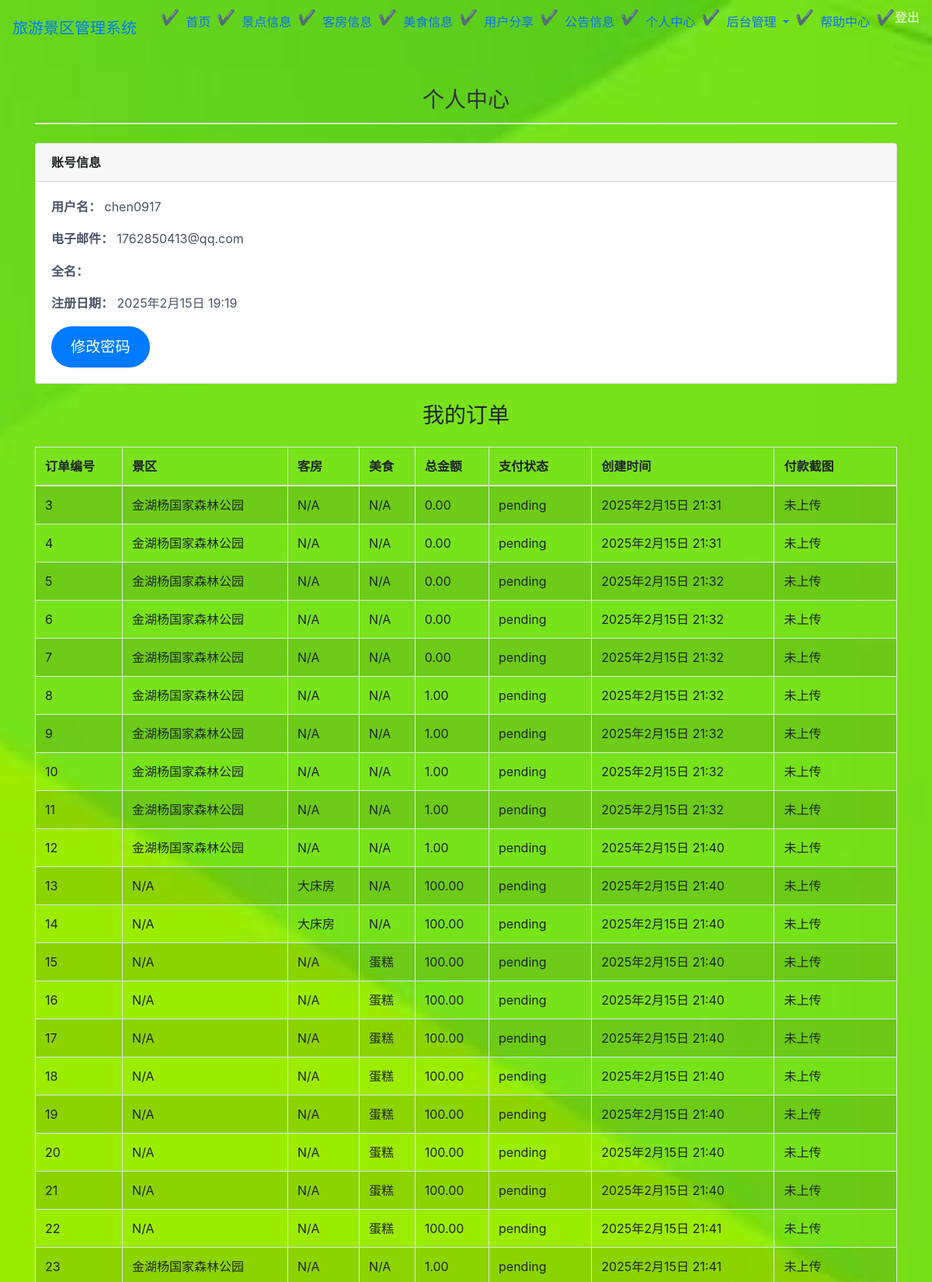
The app's page /personal_center/ (signed in, upper part) with its own data.
### bookings/models.py (models this page shows, shortened)
class Booking(models.Model):
    user = models.ForeignKey(User, on_delete=models.CASCADE)
    scenic_spot = models.ForeignKey(ScenicSpot, on_delete=models.CASCADE, null=True, blank=True)
    room = models.ForeignKey(Room, on_delete=models.CASCADE, null=True, blank=True)
    food = models.ForeignKey(Food, on_delete=models.CASCADE, null=True, blank=True)
    tour_date = models.DateField('旅游日期', null=True, blank=True)
    created_at = models.DateTimeField('创建时间', auto_now_add=True)
    total_amount = models.DecimalField('总金额', max_digits=10, decimal_places=2)
    payment_status = models.CharField('支付状态', max_length=20, choices=[('pending', '待支付'), ('completed', '已完成')], default='pending')
    payment_date = models.DateTimeField('支付日期', null=True, blank=True)
    payment_screenshot = models.ImageField('付款截图', upload_to='payment_screenshots/', null=True, blank=True)

class ScenicSpot(models.Model):
    name = models.CharField('景区名称', max_length=200)
    description = models.TextField('景区描述')
    location = models.CharField('景区位置', max_length=200)
    price = models.DecimalField('价格', max_digits=10, decimal_places=2, default=0.0)
    image = models.ImageField('景区图片', upload_to='scenic_spots/', null=True, blank=True)
    created_at = models.DateTimeField('创建时间', auto_now_add=True)

class Room(models.Model):
    room_type = models.CharField('房间类型', max_length=100)
    description = models.TextField('房间描述')
    price = models.DecimalField('价格', max_digits=10, decimal_places=2)
    image = models.ImageField('房间图片', upload_to='rooms/', null=True, blank=True)
    created_at = models.DateTimeField('创建时间', auto_now_add=True)

class Food(models.Model):
    name = models.CharField('美食名称', max_length=200)
    description = models.TextField('美食描述')
    price = models.DecimalField('价格', max_digits=10, decimal_places=2)
    image = models.ImageField('美食图片', upload_to='foods/', null=True, blank=True)
    created_at = models.DateTimeField('创建时间', auto_now_add=True)

### bookings/views.py (the view)
# urls.py: path('personal_center/', views.personal_center, name='personal_center'),
@login_required
def personal_center(request):
    bookings = Booking.objects.filter(user=request.user)
    return render(request, 'bookings/personal_center.html', {'user': request.user,'bookings': bookings})

### bookings/templates/bookings/personal_center.html
{% extends 'bookings/base.html' %}
{% block content %}
    <h2 class="text-center mb-4">个人中心</h2>
    <div class="card mb-4">
        <div class="card-header">
            <strong>账号信息</strong>
        </div>
        <div class="card-body">
            <p><strong>用户名：</strong> {{ user.username }}</p>
            <p><strong>电子邮件：</strong> {{ user.email }}</p>
            <p><strong>全名：</strong> {{ user.get_full_name }}</p>
            <p><strong>注册日期：</strong> {{ user.date_joined }}</p>
            <a href="{% url 'password_change' %}" class="btn btn-primary">修改密码</a>
        </div>
    </div>
    <h3 class="text-center mb-4">我的订单</h3>
    <div class="table-responsive">
        <table class="table table-bordered table-striped">
            <thead>
                <tr>
                    <th>订单编号</th>
                    <th>景区</th>
                    <th>客房</th>
                    <th>美食</th>
                    <th>总金额</th>
                    <th>支付状态</th>
                    <th>创建时间</th>
                    <th>付款截图</th>
                </tr>
            </thead>
            <tbody>
                {% for booking in bookings %}
                    <tr>
                        <td>{{ booking.id }}</td>
                        <td>
                            {% if booking.scenic_spot %}
                                {{ booking.scenic_spot.name }}
                            {% else %}
                                N/A
                            {% endif %}
                        </td>
                        <td>
                            {% if booking.room %}
                                {{ booking.room.room_type }}
                            {% else %}
                                N/A
                            {% endif %}
                        </td>
                        <td>
                            {% if booking.food %}
                                {{ booking.food.name }}
                            {% else %}
                                N/A
                            {% endif %}
                        </td>
                        <td>{{ booking.total_amount }}</td>
                        <td>{{ booking.payment_status }}</td>
                        <td>{{ booking.created_at }}</td>
                        <td>
                            {% if booking.payment_screenshot %}
                                <img src="{{ booking.payment_screenshot.url }}" alt="付款截图" class="img-thumbnail" width="100" height="100">
                            {% else %}
                                未上传
                            {% endif %}
                        </td>
                    </tr>
                {% endfor %}
            </tbody>
        </table>
    </div>
{% endblock %}

### static/css/style.css (style rules this page uses)
body { background-image: url('/static/images/backquanju.png'); background-size: cover; background-position: center; background-attachment: fixed; height: 100vh; margin: 0; }
h2 { color: #1a202c; font-size: 1.75rem; margin: 40px 0 20px; border-bottom: 2px solid #e2e8f0; padding-bottom: 12px; }
p { line-height: 1.6; font-size: 1rem; color: #4a5568; }
.btn { display: inline-block; background-color: #3182ce; color: white; padding: 12px 24px; text-decoration: none; border-radius: 8px; font-weight: 500; transition: background-color 0.3s ease, transform 0.2s ease; }
h2 { text-align: center; color: #333; }
.btn-primary { padding: 12px 25px; font-size: 1.2rem; border-radius: 30px; background-color: #007BFF; color: white; border: none; cursor: pointer; transition: background-color 0.3s ease, transform 0.3s ease; }

### records on screen
Booking: id "3", scenic_spot.name "金湖杨国家森林公园", shows "N/A", total_amount "0.00", payment_status "pending", created_at "2025年2月15日 21:31", shows "未上传"
Booking: id "4", scenic_spot.name "金湖杨国家森林公园", shows "N/A", total_amount "0.00", payment_status "pending", created_at "2025年2月15日 21:31", shows "未上传"
Booking: id "5", scenic_spot.name "金湖杨国家森林公园", shows "N/A", total_amount "0.00", payment_status "pending", created_at "2025年2月15日 21:32", shows "未上传"
Booking: id "6", scenic_spot.name "金湖杨国家森林公园", shows "N/A", total_amount "0.00", payment_status "pending", created_at "2025年2月15日 21:32", shows "未上传"
Booking: id "7", scenic_spot.name "金湖杨国家森林公园", shows "N/A", total_amount "0.00", payment_status "pending", created_at "2025年2月15日 21:32", shows "未上传"
Booking: id "8", scenic_spot.name "金湖杨国家森林公园", shows "N/A", total_amount "1.00", payment_status "pending", created_at "2025年2月15日 21:32", shows "未上传"
Booking: id "9", scenic_spot.name "金湖杨国家森林公园", shows "N/A", total_amount "1.00", payment_status "pending", created_at "2025年2月15日 21:32", shows "未上传"
Booking: id "10", scenic_spot.name "金湖杨国家森林公园", shows "N/A", total_amount "1.00", payment_status "pending", created_at "2025年2月15日 21:32", shows "未上传"
Booking: id "11", scenic_spot.name "金湖杨国家森林公园", shows "N/A", total_amount "1.00", payment_status "pending", created_at "2025年2月15日 21:32", shows "未上传"
Booking: id "12", scenic_spot.name "金湖杨国家森林公园", shows "N/A", total_amount "1.00", payment_status "pending", created_at "2025年2月15日 21:40", shows "未上传"
Booking: id "13", shows "N/A", room.room_type "大床房", total_amount "100.00", payment_status "pending", created_at "2025年2月15日 21:40", shows "未上传"
Booking: id "14", shows "N/A", room.room_type "大床房", total_amount "100.00", payment_status "pending", created_at "2025年2月15日 21:40", shows "未上传"
Booking: id "15", shows "N/A", food.name "蛋糕", total_amount "100.00", payment_status "pending", created_at "2025年2月15日 21:40", shows "未上传"
Booking: id "16", shows "N/A", food.name "蛋糕", total_amount "100.00", payment_status "pending", created_at "2025年2月15日 21:40", shows "未上传"
Booking: id "17", shows "N/A", food.name "蛋糕", total_amount "100.00", payment_status "pending", created_at "2025年2月15日 21:40", shows "未上传"
Booking: id "18", shows "N/A", food.name "蛋糕", total_amount "100.00", payment_status "pending", created_at "2025年2月15日 21:40", shows "未上传"
Booking: id "19", shows "N/A", food.name "蛋糕", total_amount "100.00", payment_status "pending", created_at "2025年2月15日 21:40", shows "未上传"
Booking: id "20", shows "N/A", food.name "蛋糕", total_amount "100.00", payment_status "pending", created_at "2025年2月15日 21:40", shows "未上传"
Booking: id "21", shows "N/A", food.name "蛋糕", total_amount "100.00", payment_status "pending", created_at "2025年2月15日 21:40", shows "未上传"
Booking: id "22", shows "N/A", food.name "蛋糕", total_amount "100.00", payment_status "pending", created_at "2025年2月15日 21:41", shows "未上传"
Booking: id "23", scenic_spot.name "金湖杨国家森林公园", shows "N/A", total_amount "1.00", payment_status "pending", created_at "2025年2月15日 21:41", shows "未上传"

### other values on screen
{{ user.username }} "chen0917"
{{ user.email }} "1762850413@qq.com"
{{ user.date_joined }} "2025年2月15日 19:19"
